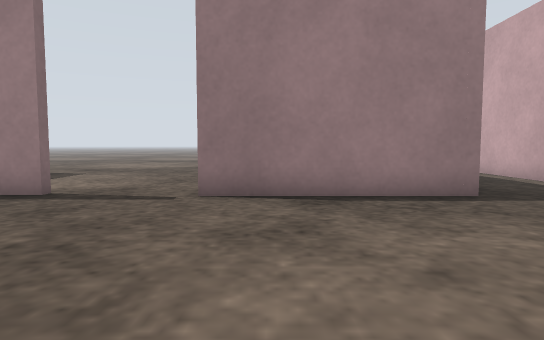
[1] (above)

21 first-person views from a walk through a world built for the Gazebo simulator. The camera is 0.5 m above the floor, tilts 4° down and sees 75° across. The floor is counted in squares, 0.5 m on a side. Each view is taken from the middle of a square. On the plan, view 1 faces up. The plan holds only what a view shows up to about 13 squares ahead; the rest is blank. Surface patterns are stand-ins for the level's own textures.

[2]
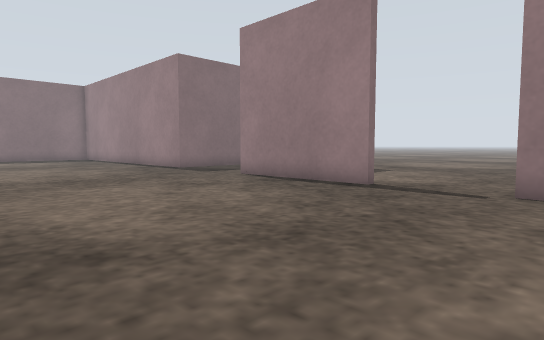

[3]
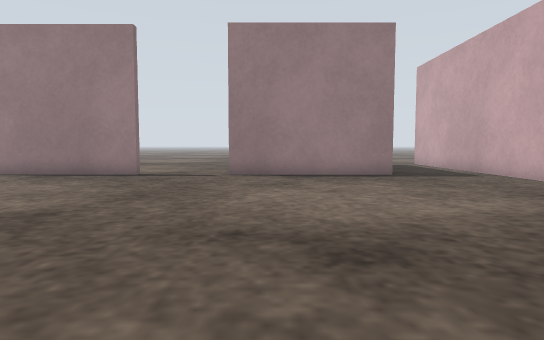

[4]
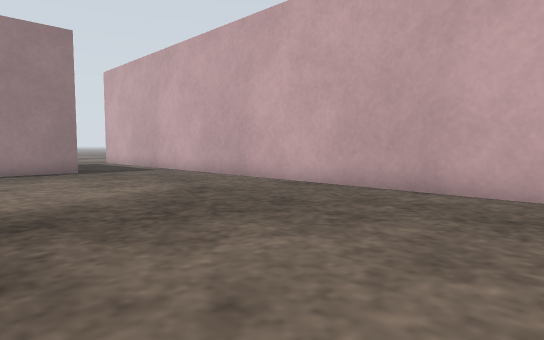

[5]
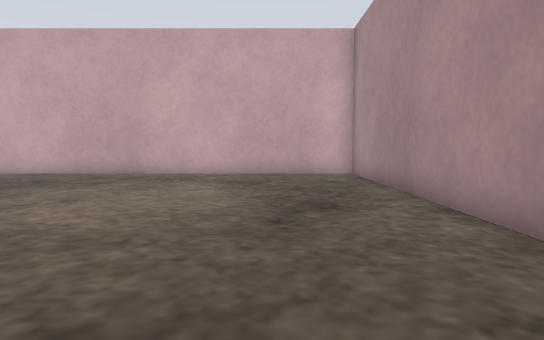

[6]
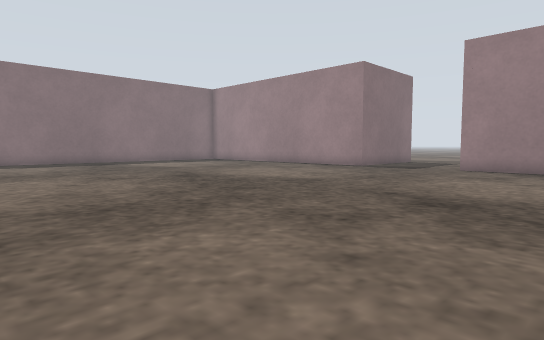

[7]
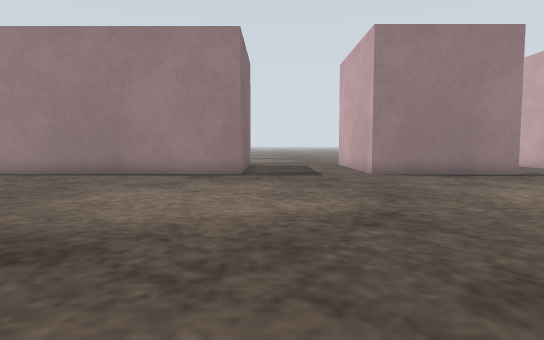

[8]
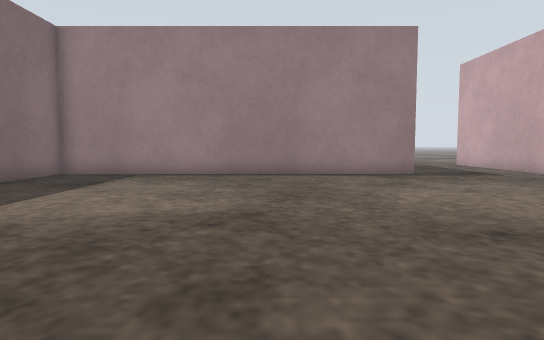

[9]
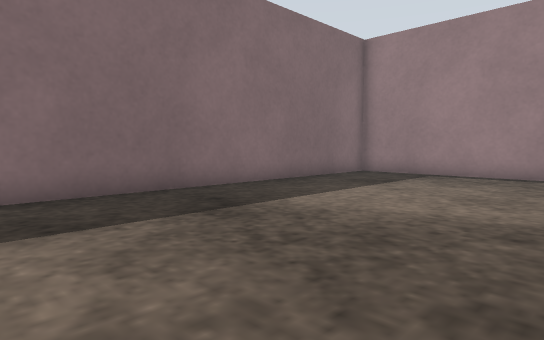

[10]
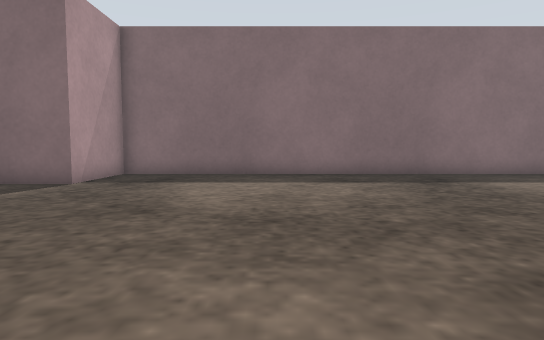

[11]
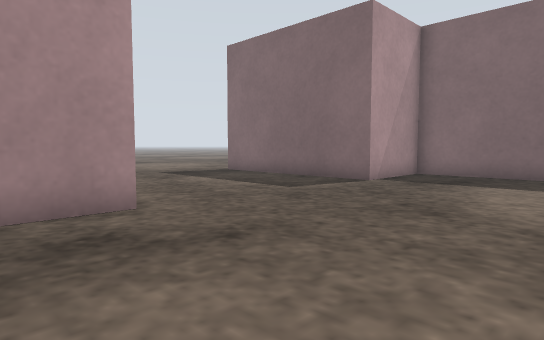

[12]
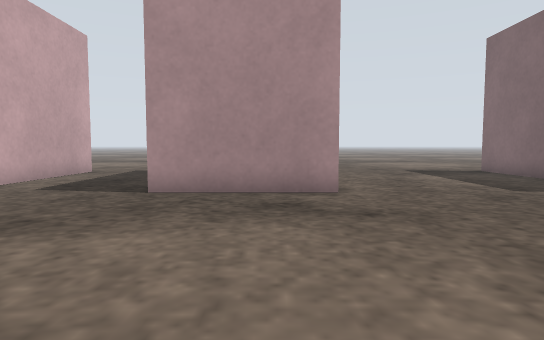

[13]
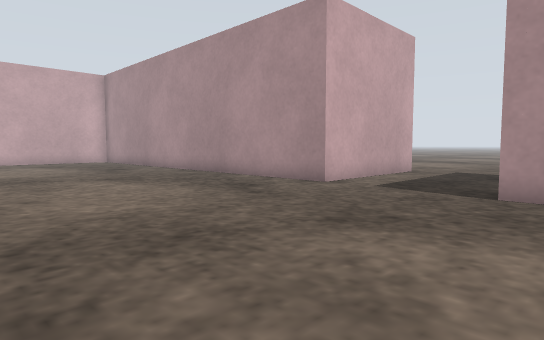

[14]
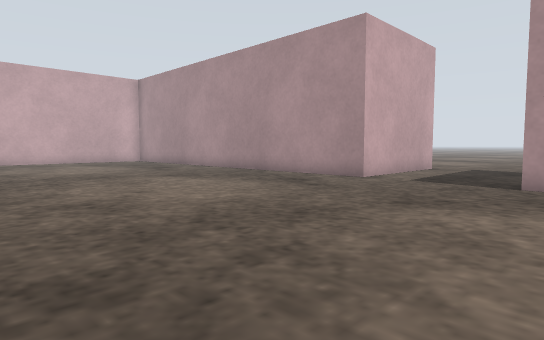

[15]
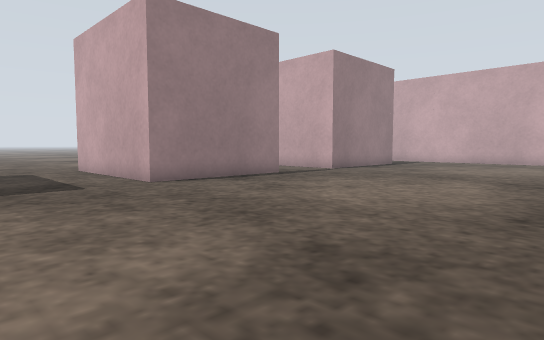

[16]
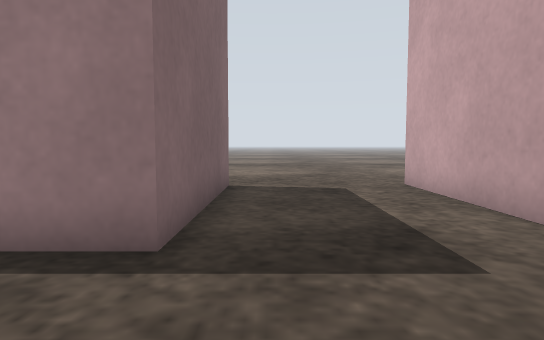

[17]
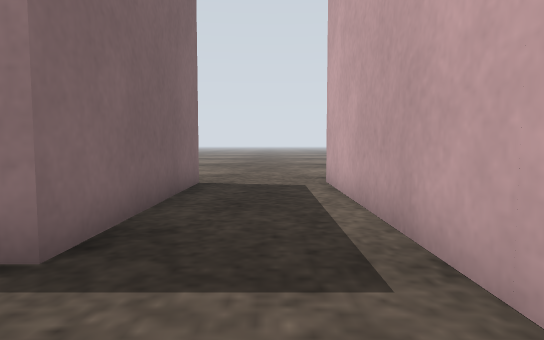

[18]
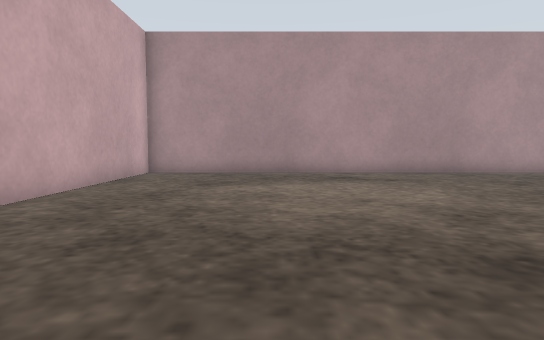

[19]
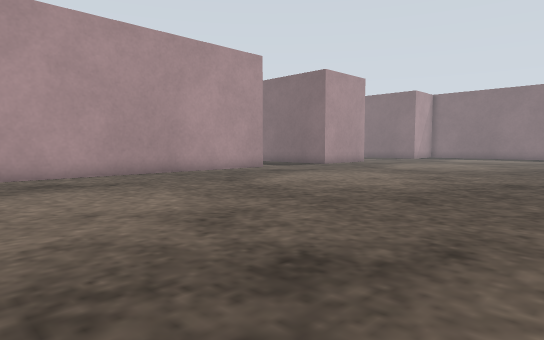

[20]
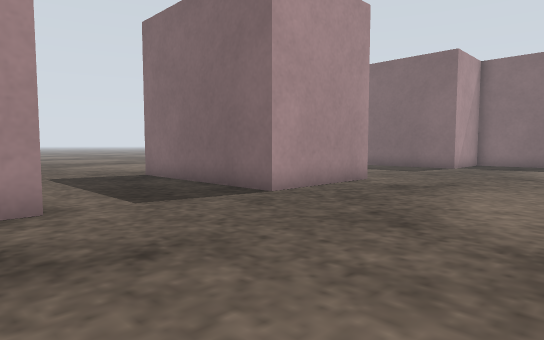

[21]
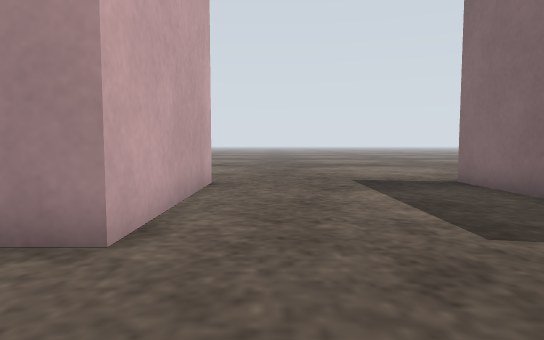

### Floor plan
Points are (right, up) in squares from view 1. A wall is a line through its corners. A room is listed if a view was taken in it or the views show most of it. See-through windows are left out.
Room 1 (views 1, 2, 3, 4, 5, 6, 7, 8, 9, 10, 11, 12, 13, 14, 15, 16, 17, 18, 19, 20, 21)
walls: (-4.5, 6.9) (-9.6, 6.9) (-9.6, 13.1); (-8.2, -17.2) (-8.2, -11.8) (7.5, -11.8) (7.5, 13.6); (-14.1, 12.9) (-14.1, 7.3) (-26.3, 7.3) (-26.3, -11.1) (-23.1, -11.1) (-23.1, -17.8); (-16.4, -17.5) (-16.4, -11.4) (-12.4, -11.4) (-12.4, -17.5); (4.1, 13.5) (4.1, 6.9) (-1.5, 6.9)
ways out: opening at (-23, -18.5); opening at (-16, -18.5); opening at (-14, 14); opening at (-12, -18.5); opening at (-9, 14.5); opening at (-3, 7); opening at (4, 14.5)

Positions as (right, up) in squares from view 1, and headings:
1: (0, 0), facing up
2: (0, -1), facing up-left
3: (0, -5), facing up
4: (0, -7), facing up-right
5: (-5, -9), facing right
6: (-5, -8), facing up-left
7: (-13, -5), facing up
8: (-19, -5), facing up
9: (-19, -5), facing up-left
10: (-14, -6), facing left
11: (-14, -6), facing down-left
12: (-15, -4), facing down
13: (-14, -4), facing down-right
14: (-14, -2), facing down-right
15: (-14, -2), facing up-right
16: (-13, 4), facing up
17: (6, 4), facing up
18: (3, 1), facing down
19: (3, 0), facing down-left
20: (-7, -6), facing down-left
21: (-18, -8), facing down
